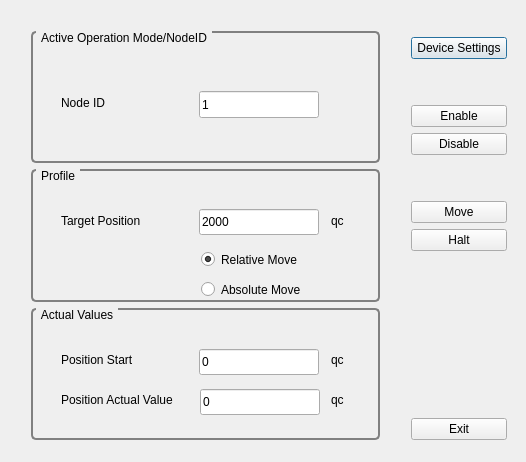
<?xml version="1.0" encoding="UTF-8"?>
<ui version="4.0">
 <class>Demo_LinuxClass</class>
 <widget class="QDialog" name="Demo_LinuxClass">
  <property name="geometry">
   <rect>
    <x>0</x>
    <y>0</y>
    <width>526</width>
    <height>462</height>
   </rect>
  </property>
  <property name="sizePolicy">
   <sizepolicy hsizetype="Fixed" vsizetype="Fixed">
    <horstretch>0</horstretch>
    <verstretch>0</verstretch>
   </sizepolicy>
  </property>
  <property name="font">
   <font>
    <family>Ubuntu</family>
   </font>
  </property>
  <property name="windowTitle">
   <string>QT Demo using EPOS Linux shared library</string>
  </property>
  <property name="styleSheet">
   <string notr="true">QGroupBox {
     background-color: qlineargradient(x1: 0, y1: 0, x2: 0, y2: 1,
                                       stop: 0 #E0E0E0, stop: 1 #FFFFFF);
     border: 2px solid gray;
     border-radius: 5px;
     margin-top: 1ex; /* leave space at the top for the title */
 }

 QGroupBox::title {
     subcontrol-origin: margQGroupBox {
     background-color: qlineargradient(x1: 0, y1: 0, x2: 0, y2: 1,
                                       stop: 0 #E0E0E0, stop: 1 #FFFFFF);
     border: 2px solid gray;
     border-radius: 5px;
     margin-top: 1ex; /* leave space at the top for the title */
 }

 QGroupBox::title {
     subcontrol-origin: margin;
     subcontrol-position: top center; /* position at the top center */
     padding: 0 3px;
     background-color: qlineargradient(x1: 0, y1: 0, x2: 0, y2: 1,
                                       stop: 0 #FFOECE, stop: 1 #FFFFFF);
 }
in;
     subcontrol-position: top center; /* position at the top center */
     padding: 0 3px;
     background-color: qlineargradient(x1: 0, y1: 0, x2: 0, y2: 1,
                                       stop: 0 #FFOECE, stop: 1 #FFFFFF);
 }</string>
  </property>
  <widget class="QWidget" name="layoutWidget">
   <property name="geometry">
    <rect>
     <x>400</x>
     <y>20</y>
     <width>118</width>
     <height>431</height>
    </rect>
   </property>
   <layout class="QVBoxLayout" name="verticalLayout_5">
    <item>
     <layout class="QVBoxLayout" name="verticalLayout_4">
      <item>
       <spacer name="verticalSpacer_4">
        <property name="orientation">
         <enum>Qt::Vertical</enum>
        </property>
        <property name="sizeType">
         <enum>QSizePolicy::Fixed</enum>
        </property>
        <property name="sizeHint" stdset="0">
         <size>
          <width>20</width>
          <height>6</height>
         </size>
        </property>
       </spacer>
      </item>
      <item>
       <widget class="QPushButton" name="pushButtonDeviceSettings">
        <property name="sizePolicy">
         <sizepolicy hsizetype="Expanding" vsizetype="Fixed">
          <horstretch>0</horstretch>
          <verstretch>0</verstretch>
         </sizepolicy>
        </property>
        <property name="font">
         <font>
          <family>Ubuntu</family>
         </font>
        </property>
        <property name="text">
         <string>Device Settings</string>
        </property>
       </widget>
      </item>
     </layout>
    </item>
    <item>
     <spacer name="verticalSpacer_2">
      <property name="orientation">
       <enum>Qt::Vertical</enum>
      </property>
      <property name="sizeType">
       <enum>QSizePolicy::Fixed</enum>
      </property>
      <property name="sizeHint" stdset="0">
       <size>
        <width>20</width>
        <height>40</height>
       </size>
      </property>
     </spacer>
    </item>
    <item>
     <layout class="QVBoxLayout" name="verticalLayout_2">
      <item>
       <widget class="QPushButton" name="pushButtonEnable">
        <property name="font">
         <font>
          <family>Ubuntu</family>
         </font>
        </property>
        <property name="text">
         <string>Enable</string>
        </property>
       </widget>
      </item>
      <item>
       <widget class="QPushButton" name="pushButtonDisable">
        <property name="font">
         <font>
          <family>Ubuntu</family>
         </font>
        </property>
        <property name="text">
         <string>Disable</string>
        </property>
       </widget>
      </item>
     </layout>
    </item>
    <item>
     <spacer name="verticalSpacer_3">
      <property name="orientation">
       <enum>Qt::Vertical</enum>
      </property>
      <property name="sizeType">
       <enum>QSizePolicy::Fixed</enum>
      </property>
      <property name="sizeHint" stdset="0">
       <size>
        <width>20</width>
        <height>40</height>
       </size>
      </property>
     </spacer>
    </item>
    <item>
     <layout class="QVBoxLayout" name="verticalLayout">
      <item>
       <widget class="QPushButton" name="pushButtonMove">
        <property name="font">
         <font>
          <family>Ubuntu</family>
         </font>
        </property>
        <property name="text">
         <string>Move</string>
        </property>
       </widget>
      </item>
      <item>
       <widget class="QPushButton" name="pushButtonHalt">
        <property name="font">
         <font>
          <family>Ubuntu</family>
         </font>
        </property>
        <property name="text">
         <string>Halt</string>
        </property>
       </widget>
      </item>
     </layout>
    </item>
    <item>
     <spacer name="verticalSpacer">
      <property name="orientation">
       <enum>Qt::Vertical</enum>
      </property>
      <property name="sizeHint" stdset="0">
       <size>
        <width>20</width>
        <height>40</height>
       </size>
      </property>
     </spacer>
    </item>
    <item>
     <layout class="QVBoxLayout" name="verticalLayout_3">
      <item>
       <widget class="QPushButton" name="pushButtonExit">
        <property name="font">
         <font>
          <family>Ubuntu</family>
         </font>
        </property>
        <property name="text">
         <string>Exit</string>
        </property>
       </widget>
      </item>
     </layout>
    </item>
   </layout>
  </widget>
  <widget class="QWidget" name="layoutWidget">
   <property name="geometry">
    <rect>
     <x>20</x>
     <y>20</y>
     <width>371</width>
     <height>431</height>
    </rect>
   </property>
   <layout class="QVBoxLayout" name="verticalLayout_6">
    <item>
     <widget class="QGroupBox" name="groupBox">
      <property name="font">
       <font>
        <family>Ubuntu</family>
       </font>
      </property>
      <property name="autoFillBackground">
       <bool>false</bool>
      </property>
      <property name="styleSheet">
       <string notr="true">QGroupBox {
     border: 2px solid gray;
     border-radius: 5px;
     margin-top: 1ex; /* leave space at the top for the title */
 }

 QGroupBox::title {
     subcontrol-origin: margin;
     subcontrol-position: top left; /* position at the top center */
     padding: 0 3px;
	 left: 5px;
 }</string>
      </property>
      <property name="title">
       <string>Active Operation Mode/NodeID</string>
      </property>
      <property name="flat">
       <bool>false</bool>
      </property>
      <widget class="QLineEdit" name="lineEditNodeId">
       <property name="geometry">
        <rect>
         <x>168</x>
         <y>60</y>
         <width>120</width>
         <height>27</height>
        </rect>
       </property>
       <property name="font">
        <font>
         <family>Ubuntu</family>
        </font>
       </property>
       <property name="text">
        <string>1</string>
       </property>
      </widget>
      <widget class="QLabel" name="label">
       <property name="geometry">
        <rect>
         <x>30</x>
         <y>64</y>
         <width>49</width>
         <height>16</height>
        </rect>
       </property>
       <property name="sizePolicy">
        <sizepolicy hsizetype="Preferred" vsizetype="Preferred">
         <horstretch>0</horstretch>
         <verstretch>0</verstretch>
        </sizepolicy>
       </property>
       <property name="font">
        <font>
         <family>Ubuntu</family>
        </font>
       </property>
       <property name="text">
        <string>Node ID</string>
       </property>
      </widget>
     </widget>
    </item>
    <item>
     <widget class="QGroupBox" name="groupBox_2">
      <property name="font">
       <font>
        <family>Ubuntu</family>
       </font>
      </property>
      <property name="autoFillBackground">
       <bool>false</bool>
      </property>
      <property name="styleSheet">
       <string notr="true">QGroupBox {
     border: 2px solid gray;
     border-radius: 5px;
     margin-top: 1ex; /* leave space at the top for the title */
 }

 QGroupBox::title {
     subcontrol-origin: margin;
     subcontrol-position: top left; /* position at the top center */
     padding: 0 3px;
	left: 5px;
 }
</string>
      </property>
      <property name="title">
       <string>Profile</string>
      </property>
      <property name="flat">
       <bool>false</bool>
      </property>
      <widget class="QLabel" name="label_3">
       <property name="geometry">
        <rect>
         <x>300</x>
         <y>44</y>
         <width>16</width>
         <height>16</height>
        </rect>
       </property>
       <property name="font">
        <font>
         <family>Ubuntu</family>
        </font>
       </property>
       <property name="text">
        <string>qc</string>
       </property>
      </widget>
      <widget class="QLineEdit" name="lineEditTargetPosition">
       <property name="geometry">
        <rect>
         <x>168</x>
         <y>40</y>
         <width>120</width>
         <height>26</height>
        </rect>
       </property>
       <property name="font">
        <font>
         <family>Ubuntu</family>
        </font>
       </property>
       <property name="text">
        <string>2000</string>
       </property>
      </widget>
      <widget class="QRadioButton" name="radioButtonRelativeMove">
       <property name="geometry">
        <rect>
         <x>170</x>
         <y>80</y>
         <width>117</width>
         <height>21</height>
        </rect>
       </property>
       <property name="font">
        <font>
         <family>Ubuntu</family>
        </font>
       </property>
       <property name="text">
        <string>Relative Move</string>
       </property>
       <property name="checked">
        <bool>true</bool>
       </property>
      </widget>
      <widget class="QRadioButton" name="radioButtonAbsoluteMove">
       <property name="geometry">
        <rect>
         <x>170</x>
         <y>110</y>
         <width>123</width>
         <height>21</height>
        </rect>
       </property>
       <property name="font">
        <font>
         <family>Ubuntu</family>
        </font>
       </property>
       <property name="text">
        <string>Absolute Move</string>
       </property>
      </widget>
      <widget class="QLabel" name="label_2">
       <property name="geometry">
        <rect>
         <x>30</x>
         <y>44</y>
         <width>93</width>
         <height>16</height>
        </rect>
       </property>
       <property name="sizePolicy">
        <sizepolicy hsizetype="Preferred" vsizetype="Preferred">
         <horstretch>0</horstretch>
         <verstretch>0</verstretch>
        </sizepolicy>
       </property>
       <property name="font">
        <font>
         <family>Ubuntu</family>
        </font>
       </property>
       <property name="text">
        <string>Target Position</string>
       </property>
      </widget>
     </widget>
    </item>
    <item>
     <widget class="QGroupBox" name="groupBox_3">
      <property name="font">
       <font>
        <family>Ubuntu</family>
       </font>
      </property>
      <property name="autoFillBackground">
       <bool>false</bool>
      </property>
      <property name="styleSheet">
       <string notr="true">QGroupBox {
     background-color: qlineargradient(x1: 0, y1: 0, x2: 0, y2: 1,
                                       stop: 0 #E0E0E0, stop: 1 #FFFFFF);
     border: 2px solid gray;
     border-radius: 5px;
     margin-top: 1ex; /* leave space at the top for the title */
 }

 QGroupBox::title {
     subcontrol-origin: margin;
     subcontrol-position: top left; /* position at the top center */
     padding: 0 3px;
	left: 5px;
     background-color: qlineargradient(x1: 0, y1: 0, x2: 0, y2: 1,
                                       stop: 0 #FFOECE, stop: 1 #FFFFFF);
 }
</string>
      </property>
      <property name="title">
       <string>Actual Values</string>
      </property>
      <property name="flat">
       <bool>false</bool>
      </property>
      <widget class="QLabel" name="label_4">
       <property name="geometry">
        <rect>
         <x>30</x>
         <y>44</y>
         <width>83</width>
         <height>16</height>
        </rect>
       </property>
       <property name="font">
        <font>
         <family>Ubuntu</family>
        </font>
       </property>
       <property name="text">
        <string>Position Start</string>
       </property>
      </widget>
      <widget class="QLineEdit" name="lineEditPositionStart">
       <property name="geometry">
        <rect>
         <x>168</x>
         <y>41</y>
         <width>120</width>
         <height>26</height>
        </rect>
       </property>
       <property name="font">
        <font>
         <family>Ubuntu</family>
        </font>
       </property>
       <property name="text">
        <string>0</string>
       </property>
       <property name="readOnly">
        <bool>true</bool>
       </property>
      </widget>
      <widget class="QLabel" name="label_5">
       <property name="geometry">
        <rect>
         <x>300</x>
         <y>44</y>
         <width>16</width>
         <height>16</height>
        </rect>
       </property>
       <property name="font">
        <font>
         <family>Ubuntu</family>
        </font>
       </property>
       <property name="text">
        <string>qc</string>
       </property>
      </widget>
      <widget class="QLabel" name="label_6">
       <property name="geometry">
        <rect>
         <x>30</x>
         <y>84</y>
         <width>127</width>
         <height>16</height>
        </rect>
       </property>
       <property name="font">
        <font>
         <family>Ubuntu</family>
        </font>
       </property>
       <property name="text">
        <string>Position Actual Value</string>
       </property>
      </widget>
      <widget class="QLineEdit" name="lineEditPositionActualValue">
       <property name="geometry">
        <rect>
         <x>169</x>
         <y>81</y>
         <width>120</width>
         <height>26</height>
        </rect>
       </property>
       <property name="font">
        <font>
         <family>Ubuntu</family>
        </font>
       </property>
       <property name="text">
        <string>0</string>
       </property>
       <property name="readOnly">
        <bool>true</bool>
       </property>
      </widget>
      <widget class="QLabel" name="label_7">
       <property name="geometry">
        <rect>
         <x>300</x>
         <y>84</y>
         <width>16</width>
         <height>16</height>
        </rect>
       </property>
       <property name="font">
        <font>
         <family>Ubuntu</family>
        </font>
       </property>
       <property name="text">
        <string>qc</string>
       </property>
      </widget>
     </widget>
    </item>
   </layout>
  </widget>
 </widget>
 <layoutdefault spacing="6" margin="11"/>
 <resources/>
 <connections/>
</ui>
